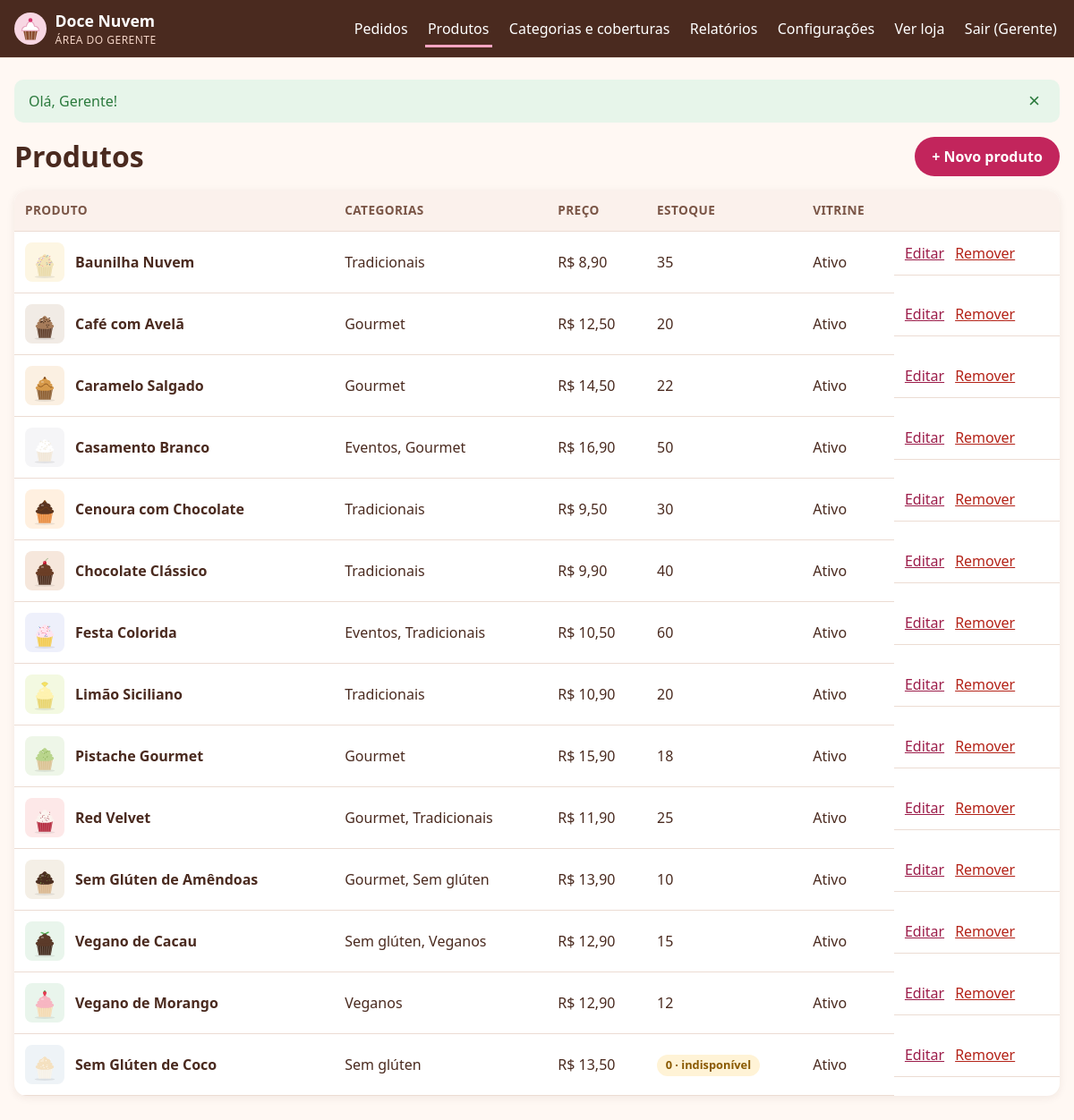
The page /admin/produtos (signed in) on the database its author committed.
### tables this page shows
CREATE TABLE usuarios (
    id            INT UNSIGNED     NOT NULL AUTO_INCREMENT,
    nome          VARCHAR(100)     NOT NULL,
    email         VARCHAR(150)     NOT NULL,
    senha_hash    VARCHAR(255)     NOT NULL,
    perfil        ENUM('cliente','gerente') NOT NULL DEFAULT 'cliente',
    criado_em     DATETIME         NOT NULL DEFAULT CURRENT_TIMESTAMP,
    PRIMARY KEY (id),
    UNIQUE KEY uk_usuarios_email (email)
);

CREATE TABLE produtos (
    id             INT UNSIGNED   NOT NULL AUTO_INCREMENT,
    nome           VARCHAR(80)    NOT NULL,
    descricao      VARCHAR(100)   NOT NULL,
    preco          DECIMAL(10,2)  NOT NULL,
    estoque        INT UNSIGNED   NOT NULL DEFAULT 0,
    imagem         VARCHAR(255)   NULL,
    ativo          TINYINT(1)     NOT NULL DEFAULT 1,
    criado_em      DATETIME       NOT NULL DEFAULT CURRENT_TIMESTAMP,
    atualizado_em  DATETIME       NOT NULL DEFAULT CURRENT_TIMESTAMP ON UPDATE CURRENT_TIMESTAMP,
    PRIMARY KEY (id),
    KEY idx_produtos_ativo (ativo),
    CONSTRAINT ck_produtos_preco CHECK (preco > 0)
);

### app/Core/View.php (called while the page is built, shortened)
<?php
final class View
{
    public static function render(string $view, array $data = [], ?string $layout = 'layouts/main'): string
    {
        $data['errors'] ??= Session::pullErrors();
        $data['old'] ??= Session::pullOld();
        $content = self::renderFile($view, $data);
        return self::renderFile($layout, $data + ['content' => $content]);
    }
    private static function renderFile(string $view, array $data): string
    {
        $file = APP_PATH . '/Views/' . $view . '.php';
        extract($data, EXTR_SKIP);
        try {
            require $file;
        } catch (\Throwable $e) {
            ob_end_clean();
            throw $e;
        }
        return (string) ob_get_clean();
    }
    public static function partial(string $view, array $data = []): string
    {
        return self::renderFile('partials/' . $view, $data);
    }
}

### app/Controllers/Admin/ProductController.php (called while the page is built, shortened)
<?php
final class ProductController extends Controller
{
    public function index(): void
    {
        $page = (new Product())->paginate([], 1, 500, false);
        $this->view('admin/produtos/index', ['title' => 'Produtos', 'products' => $page['items']], 'layouts/admin');
    }
}

### public/index.php (called while the page is built, shortened)
<?php
require dirname(__DIR__) . '/app/bootstrap.php';
$request = Request::fromGlobals();
try {
    $router = new Router();
    $router->dispatch($request);
} catch (HttpException $e) {
    http_response_code($e->status);
    if ($request->wantsJson()) {
        header('Content-Type: application/json; charset=utf-8');
        echo json_encode(['erro' => $e->getMessage()], JSON_UNESCAPED_UNICODE);
    } else {
        echo View::render('errors/http', ['status' => $e->status, 'message' => $e->getMessage()]);
    }
} catch (Throwable $e) {
    $log = sprintf("[%s] %s: %s em %s:%d\n%s\n\n", date('Y-m-d H:i:s'), get_class($e), $e->getMessage(), $e->getFile(), $e->getLine(), $e->getTraceAsString());
    @file_put_contents(ROOT_PATH . '/storage/logs/app.log', $log, FILE_APPEND);
    http_response_code(500);
    $message = Config::bool('APP_DEBUG') ? $e->getMessage() : 'Algo deu errado do nosso lado. Já registramos o problema; tente novamente em instantes.';
    if ($request->wantsJson()) {
        header('Content-Type: application/json; charset=utf-8');
        echo json_encode(['erro' => $message], JSON_UNESCAPED_UNICODE);
    } else {
        try {
            echo View::render('errors/http', ['status' => 500, 'message' => $message]);
        } catch (Throwable) {
            echo '<h1>Erro 500</h1><p>' . e($message) . '</p>';
        }
    }
}

### app/Core/Config.php (called while the page is built, shortened)
<?php
final class Config
{
    private static array $values = [];
    public static function get(string $key, ?string $default = null): ?string
    {
        $env = getenv($key);
        if ($env !== false) {
            return $env;
        }
        return self::$values[$key] ?? $default;
    }
}

### app/Core/helpers.php (called while the page is built, shortened)
<?php
function e(mixed $value): string
{
    return htmlspecialchars((string) $value, ENT_QUOTES | ENT_SUBSTITUTE, 'UTF-8');
}
function url(string $path = '/'): string
{
    $base = rtrim((string) Config::get('BASE_PATH', ''), '/');
    return $base . '/' . ltrim($path, '/');
}
function asset(string $path): string
{
    return url('assets/' . ltrim($path, '/'));
}
function product_image(?string $image): string
{
    return str_starts_with($image, 'uploads/') ? url($image) : asset('img/produtos/' . $image);
}
function money(float|int|string $value): string
{
    return 'R$ ' . number_format((float) $value, 2, ',', '.');
}

### app/Models/Model.php (called while the page is built, shortened)
<?php
abstract class Model
{
    protected PDO $db;
    public function __construct(?PDO $db = null)
    {
        $this->db = $db ?? Database::connection();
    }
    protected function fetch(string $sql, array $params = []): ?array
    {
        $stmt = $this->db->prepare($sql);
        $stmt->execute($params);
        $row = $stmt->fetch();
        return $row === false ? null : $row;
    }
    protected function fetchAll(string $sql, array $params = []): array
    {
        $stmt = $this->db->prepare($sql);
        $stmt->execute($params);
        return $stmt->fetchAll();
    }
}

### app/Core/Database.php (called while the page is built, shortened)
<?php
final class Database
{
    private static ?PDO $pdo = null;
    public static function connection(): PDO
    {
        if (self::$pdo === null) {
            $dsn = sprintf(
                'mysql:host=%s;port=%s;dbname=%s;charset=utf8mb4',
                Config::get('DB_HOST', '127.0.0.1'),
                Config::get('DB_PORT', '3306'),
                Config::get('DB_NAME', 'cupcakes')
            );
            self::$pdo = new PDO($dsn, Config::get('DB_USER', 'root'), Config::get('DB_PASS', ''), [
                PDO::ATTR_ERRMODE => PDO::ERRMODE_EXCEPTION,
                PDO::ATTR_DEFAULT_FETCH_MODE => PDO::FETCH_ASSOC,
                PDO::ATTR_EMULATE_PREPARES => false,
            ]);
        }
        return self::$pdo;
    }
}

### app/Models/Product.php (called while the page is built, shortened)
<?php
final class Product extends Model
{
    public function paginate(array $categoryIds = [], int $page = 1, int $perPage = 8, bool $onlyActive = true): array
    {
        $page = max(1, $page);
        $where = [];
        $params = [];
        $whereSql = $where ? 'WHERE ' . implode(' AND ', $where) : '';
        $total = (int) ($this->fetch("SELECT COUNT(*) AS total FROM produtos p $whereSql", $params)['total'] ?? 0);
        $offset = ($page - 1) * $perPage;
        $items = $this->fetchAll(
            "SELECT p.*, GROUP_CONCAT(c.nome ORDER BY c.nome SEPARATOR ', ') AS categorias
               FROM produtos p
          LEFT JOIN produto_categoria pc ON pc.produto_id = p.id
          LEFT JOIN categorias c ON c.id = pc.categoria_id
               $whereSql
           GROUP BY p.id
           ORDER BY (p.estoque = 0), p.nome
              LIMIT $perPage OFFSET $offset",
            $params
        );
        return [
            'items' => $items,
            'total' => $total,
            'page' => $page,
            'per_page' => $perPage,
            'has_more' => $offset + count($items) < $total,
        ];
    }
}

### app/bootstrap.php (called while the page is built, shortened)
<?php
spl_autoload_register(static function (string $class): void {
    $prefix = 'App\\';
    $relative = str_replace('\\', '/', substr($class, strlen($prefix)));
    $file = APP_PATH . '/' . $relative . '.php';
});
require APP_PATH . '/Core/helpers.php';

### app/Core/Session.php (called while the page is built, shortened)
<?php
final class Session
{
    public static function get(string $key, mixed $default = null): mixed
    {
        return $_SESSION[$key] ?? $default;
    }
    public static function pullFlash(): array
    {
        $messages = $_SESSION['_flash'] ?? [];
        return $messages;
    }
    public static function pullErrors(): array
    {
        $errors = $_SESSION['_errors'] ?? [];
        return $errors;
    }
    public static function pullOld(): array
    {
        $old = $_SESSION['_old'] ?? [];
        return $old;
    }
}

### app/Core/Auth.php (called while the page is built, shortened)
<?php
final class Auth
{
    private static ?array $cached = null;
    public static function user(): ?array
    {
        $id = Session::get('user_id');
        if (self::$cached === null || (int) self::$cached['id'] !== (int) $id) {
            self::$cached = (new User())->find((int) $id);
        }
        return self::$cached;
    }
    public static function check(): bool
    {
        return self::user() !== null;
    }
}

### app/Models/User.php (called while the page is built, shortened)
<?php
final class User extends Model
{
    public function find(int $id): ?array
    {
        return $this->fetch('SELECT id, nome, email, perfil, criado_em FROM usuarios WHERE id = ?', [$id]);
    }
}

### app/Core/Middleware.php (called while the page is built, shortened)
<?php
final class Middleware
{
    public static function run(string $name, Request $request): void
    {
        match ($name) {
            'auth' => self::auth($request),
            'gerente' => self::manager($request),
            'csrf' => self::csrf($request),
            default => throw new \InvalidArgumentException("Middleware desconhecido: {$name}"),
        };
    }
    private static function auth(Request $request): void
    {
        if (Auth::check()) {
            return;
        }
    }
    private static function manager(Request $request): void
    {
        self::auth($request);
    }
}

### app/Views/admin/produtos/index.php (the view, shortened to what this page needs)
<div class="page-head">
    <h1>Produtos</h1>
    <a class="btn" href="<?= url('admin/produtos/novo') ?>">+ Novo produto</a>
</div>
<table class="table">
    <thead><tr><th scope="col">Produto</th><th scope="col">Categorias</th><th scope="col">Preço</th><th scope="col">Estoque</th><th scope="col">Vitrine</th><th scope="col"><span class="sr-only">Ações</span></th></tr></thead>
    <tbody>
    <?php foreach ($products as $p): ?>
        <tr class="<?= (int) $p['ativo'] ? '' : 'row-muted' ?>">
            <td data-label="Produto">
                <div class="cart-product">
                    <img src="<?= e(product_image($p['imagem'])) ?>" alt="" width="44" height="44">
                    <strong><?= e($p['nome']) ?></strong>
                </div>
            </td>
            <td data-label="Categorias"><?= e($p['categorias'] ?? '—') ?></td>
            <td data-label="Preço"><?= money($p['preco']) ?></td>
            <td data-label="Estoque"><?= (int) $p['estoque'] === 0 ? '<span class="tag tag-warn">0 · indisponível</span>' : (int) $p['estoque'] ?></td>
            <td data-label="Vitrine"><?= (int) $p['ativo'] ? 'Ativo' : 'Oculto' ?></td>
            <td class="row-actions">
                <a href="<?= url('admin/produtos/' . $p['id'] . '/editar') ?>">Editar</a>
                <form method="post" action="<?= url('admin/produtos/' . $p['id'] . '/excluir') ?>" data-confirm="Remover “<?= e($p['nome']) ?>”?">
                    <button class="link-button danger">Remover</button>
                </form>
            </td>
        </tr>
    <?php endforeach; ?>
    </tbody>
</table>

### app/Core/Router.php (shortened to what this page needs)
<?php
final class Router
{
    private array $routes = [];
    private function add(string $method, string $path, string $handler, array $middleware): void
    {
        $this->routes[] = compact('method', 'pattern', 'handler', 'middleware');
    }
    public function dispatch(Request $request): void
    {
        $pathMatched = false;
        foreach ($this->routes as $route) {
            if (!preg_match($route['pattern'], $request->path, $matches)) {
                continue;
            }
            $pathMatched = true;
            foreach ($route['middleware'] as $middleware) {
                Middleware::run($middleware, $request);
            }
            $params = array_map('intval', array_filter($matches, 'is_string', ARRAY_FILTER_USE_KEY));
            [$controllerName, $action] = explode('@', $route['handler']);
            $controller = new $class($request);
            $controller->{$action}(...array_values($params));
            return;
        }
        throw new HttpException($pathMatched ? 405 : 404);
    }
}

### app/Views/layouts/admin.php (shortened to what this page needs)
<?php
$user = Auth::user();
$current = parse_url($_SERVER['REQUEST_URI'] ?? '/', PHP_URL_PATH);
$active = static fn (string $prefix): string => str_starts_with((string) $current, url($prefix)) ? 'aria-current="page"' : '';
?>
<!doctype html>
<html lang="pt-BR">
<head>
    <link rel="stylesheet" href="<?= asset('css/app.css') ?>">
</head>
<body class="admin" data-base="<?= e(url('/')) ?>">
<header class="site-header admin-header">
    <div class="container header-inner">
        <a class="brand" href="<?= url('admin') ?>">
            <img src="<?= asset('img/logo.svg') ?>" alt="" width="36" height="36">
            <span>Doce Nuvem <small>Área do gerente</small></span>
        </a>
        <nav id="menu-admin" class="main-nav" aria-label="Gerência">
            <a href="<?= url('admin') ?>" <?= ($current === url('admin') || str_starts_with((string) $current, url('admin/pedidos'))) ? 'aria-current="page"' : '' ?>>Pedidos</a>
            <a href="<?= url('admin/produtos') ?>" <?= $active('admin/produtos') ?>>Produtos</a>
            <a href="<?= url('admin/categorias') ?>" <?= $active('admin/categorias') ?>>Categorias e coberturas</a>
            <a href="<?= url('admin/relatorios') ?>" <?= $active('admin/relatorios') ?>>Relatórios</a>
            <a href="<?= url('admin/configuracoes') ?>" <?= $active('admin/configuracoes') ?>>Configurações</a>
            <a href="<?= url('/') ?>">Ver loja</a>
            <form method="post" action="<?= url('logout') ?>" class="inline-form">
                <button type="submit" class="link-button">Sair (<?= e(explode(' ', $user['nome'] ?? '')[0]) ?>)</button>
            </form>
        </nav>
    </div>
</header>
<main id="conteudo" class="container">
    <?= App\Core\View::partial('flash', ['messages' => Session::pullFlash()]) ?>
    <?= $content ?>
</main>
</body>
</html>

### rows shown on the page
usuarios: nome "Gerente"
produtos: imagem (picture), nome "Baunilha Nuvem", categorias "Tradicionais", preco "R$ 8,90", estoque "35", ativo "Ativo"
produtos: imagem (picture), nome "Café com Avelã", categorias "Gourmet", preco "R$ 12,50", estoque "20", ativo "Ativo"
produtos: imagem (picture), nome "Caramelo Salgado", categorias "Gourmet", preco "R$ 14,50", estoque "22", ativo "Ativo"
produtos: imagem (picture), nome "Casamento Branco", categorias "Eventos, Gourmet", preco "R$ 16,90", estoque "50", ativo "Ativo"
produtos: imagem (picture), nome "Cenoura com Chocolate", categorias "Tradicionais", preco "R$ 9,50", estoque "30", ativo "Ativo"
produtos: imagem (picture), nome "Chocolate Clássico", categorias "Tradicionais", preco "R$ 9,90", estoque "40", ativo "Ativo"
produtos: imagem (picture), nome "Festa Colorida", categorias "Eventos, Tradicionais", preco "R$ 10,50", estoque "60", ativo "Ativo"
produtos: imagem (picture), nome "Limão Siciliano", categorias "Tradicionais", preco "R$ 10,90", estoque "20", ativo "Ativo"
produtos: imagem (picture), nome "Pistache Gourmet", categorias "Gourmet", preco "R$ 15,90", estoque "18", ativo "Ativo"
produtos: imagem (picture), nome "Red Velvet", categorias "Gourmet, Tradicionais", preco "R$ 11,90", estoque "25", ativo "Ativo"
produtos: imagem (picture), nome "Sem Glúten de Amêndoas", categorias "Gourmet, Sem glúten", preco "R$ 13,90", estoque "10", ativo "Ativo"
produtos: imagem (picture), nome "Vegano de Cacau", categorias "Sem glúten, Veganos", preco "R$ 12,90", estoque "15", ativo "Ativo"
produtos: imagem (picture), nome "Vegano de Morango", categorias "Veganos", preco "R$ 12,90", estoque "12", ativo "Ativo"
produtos: imagem (picture), nome "Sem Glúten de Coco", categorias "Sem glúten", preco "R$ 13,50", estoque "0 · indisponível", ativo "Ativo"

### other values the page prints
$flash['message'] "Olá, Gerente!"
